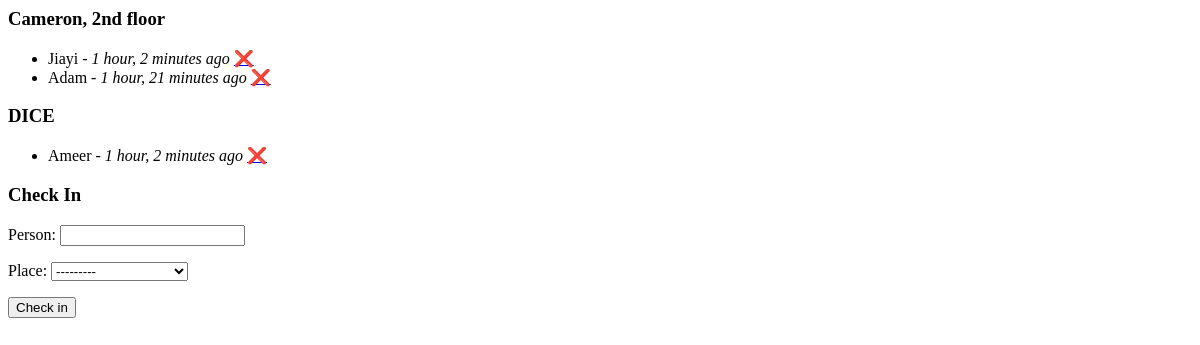
Before: / with the older database file.
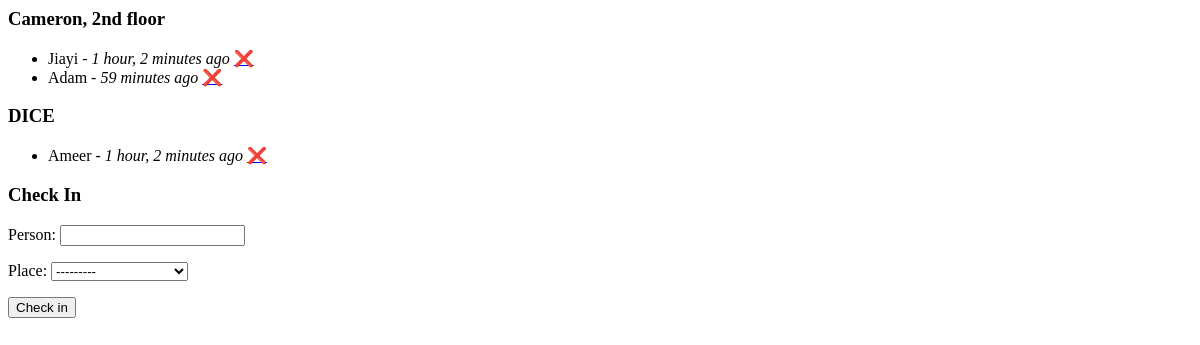
After: the same page with the newer database file.
### location/models.py (models this page shows, shortened)
class CheckIn(models.Model):
    person = models.CharField(max_length=50)
    place = models.ForeignKey(Place, on_delete=models.CASCADE)
    time = models.DateTimeField(default=timezone.now)
    scratched = models.BooleanField(default=False)

### location/views.py (the view)
# urls.py: path('', views.index, name='index'),
def index(request):
    if request.method == "POST":
        form = CheckInForm(request.POST)
        if form.is_valid():
            print(form.cleaned_data)
            newCheckIn, created = CheckIn.objects.update_or_create(
                person = form.cleaned_data["person"],
                defaults = form.cleaned_data
            )
            newCheckIn.scratched = False
            newCheckIn.time = timezone.now()
            newCheckIn.save()
            return HttpResponseRedirect("/")
    else:
        timediff = timezone.now() - timezone.timedelta(hours = 2)
        freshCheckIns = CheckIn.objects.filter(time__gte = timediff)
        places = {checkin.place.name: [] for checkin in freshCheckIns}
        for checkin in freshCheckIns:
            places[checkin.place.name].append(checkin)
        context = {"places": places, "form": CheckInForm}
        return render(request, "location/index.html", context)

### location/models.py (called while the page is built)
    def __str__(self):
        return self.name

### location/templates/location/index.html (shortened to what this page needs)
<html>
    <head>
    </head>
    <body>
        {% if places %}
            {% for place, checkins in places.items %}
                <p>
                    <h3>{{ place }}</h3>
                    <ul>
                        {% for checkin in checkins %}
                            {% if checkin.scratched %}
                                <li> <s>{{ checkin.person }} - <i>{{ checkin.time|timesince }} ago </i></s></li>
                            {% else %}
                                <li>{{ checkin.person }} - <i>{{ checkin.time|timesince }} ago </i> <a href="scratch/{{ checkin.person }}">❌</a></li>
                            {% endif %}
                        {% endfor %}
                    </ul>
                </p>
            {% endfor %}
        {% else %}
            <h3>Nobody's checked in.</h3>
        {% endif %}
        <h3>Check In</h3>
        <form method="post">{% csrf_token %}
            {{ form.as_p }}
            <input type="submit" value="Check in">
        </form>
    </body>
</html>

Changed rows visible on the page:
changed CheckIn "Adam": time "1 hour, 21 minutes" → "59 minutes"
